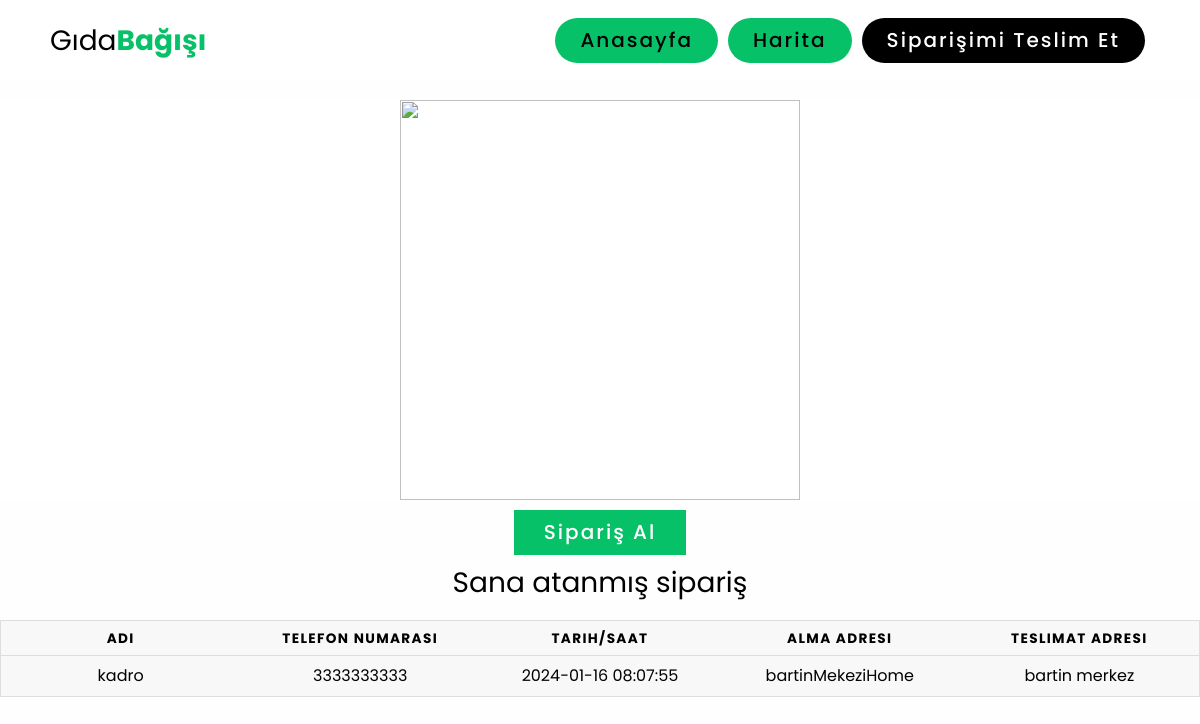
The page /delivery/deliverymyord.php (signed in) on the database its author committed.
### tables this page shows
CREATE TABLE `gida_bagislari` (
  `Fid` int(11) NOT NULL,
  `name` varchar(50) NOT NULL,
  `email` varchar(60) NOT NULL,
  `food` varchar(50) NOT NULL,
  `type` text NOT NULL,
  `category` text NOT NULL,
  `quantity` text NOT NULL,
  `date` datetime DEFAULT current_timestamp(),
  `address` text NOT NULL,
  `location` varchar(50) NOT NULL,
  `phoneno` varchar(25) NOT NULL,
  `assigned_to` int(11) DEFAULT NULL,
  `delivery_by` int(11) DEFAULT NULL
);

### delivery/deliverymyord.php (the view, shortened to what this page needs)
<?php
 include("connect.php");
$id=$_SESSION['Did'];
?>
<!DOCTYPE html>
<html lang="en">
<head>
    <link rel="stylesheet" href="delivery.css">
    <link rel="stylesheet" href="../home.css">
</head>
<body>
<header>
        <div class="logo">Gıda<b style="color: #06C167;">Bağışı</b></div>
        <nav class="nav-bar">
            <ul>
                <li><a href="delivery.php" >Anasayfa</a></li>
                <li><a href="openmap.php" >Harita</a></li>
                <li><a href="deliverymyord.php"  class="active">Siparişimi Teslim Et</a></li>
            </ul>
        </nav>
    </header>
    <br>
        <div class="itm" >
            <img src="../img/delivery.gif" alt="" width="400" height="400">
        </div>
        <div class="get">
            <?php
$sql = "SELECT fd.Fid AS Fid, fd.name,fd.phoneno,fd.date,fd.delivery_by, fd.address as From_address,
ad.name AS delivery_person_name, ad.address AS To_address
FROM gida_bagislari fd
LEFT JOIN admin ad ON fd.assigned_to = ad.Aid where delivery_by='$id';
";
$result=mysqli_query($connection, $sql);
$data = array();
while ($row = mysqli_fetch_assoc($result)) {
    $data[] = $row;
}
?>
<div class="log">
 <a href="delivery.php">Sipariş Al</a>
  <p>Sana atanmış sipariş</p>
<br>
</div>
<div class="table-container">
         <div class="table-wrapper">
        <table class="table">
        <thead>
        <tr>
            <th>Adi</th>
            <th>Telefon Numarası</th>
            <th>Tarih/saat</th>
             <th>Alma Adresi</th>
            <th>Teslimat Adresi</th>
        </tr>
        </thead>
       <tbody>
        <?php foreach ($data as $row) { ?>
        <?php    echo "<tr><td data-label=\"name\">".$row['name']."</td><td data-label=\"phoneno\">".$row['phoneno']."</td><td data-label=\"date\">".$row['date']."</td><td data-label=\"Pickup Address\">".$row['From_address']."</td><td data-label=\"Delivery Address\">".$row['To_address']."</td>";
?>
        </tr>
        <?php } ?>
    </tbody>
</table>
            </div>
   <br>
   <br>
</body>
</html>

### delivery/delivery.css (style rules this page uses)
table { border: 1px solid #ccc; border-collapse: collapse; margin: 0; padding: 0; width: 100%; table-layout: fixed; }
table tr { background-color: #f8f8f8; border: 1px solid #ddd; padding: .35em; }
table th, table td { padding: .625em; text-align: center; }
table th { font-size: .85em; letter-spacing: .1em; text-transform: uppercase; }
body { font-family: "Open Sans", sans-serif; line-height: 1.25; }
.log { margin: auto; display:grid; align-items: center; }
a { display: inline-block; font-size: 20px; background:#06C167; padding: 10px 30px; text-decoration: none; font-weight: 500; margin:10px auto 10px auto; color: #fff; letter-spacing: 2px; transition: 0.2s; }

### home.css (style rules this page uses)
:root { --navcolor:white; --navfont:black; --green:#06C167; --box-shadow:0 .5rem 1rem rgba(0,0,0.1) }
* { margin: 0; padding: 0; list-style: none; text-decoration: none; box-sizing: border-box; font-family: 'Poppins', sans-serif; }
body { background-color: #fefefe; }
header { width: 100%; height: 80px; background-color: var(--navcolor); display: flex; justify-content: space-between; align-items: center; padding: 0 100px; }
.logo { font-size: 28px; color:var(--navfont); }
.nav-bar ul { display: flex; }
.nav-bar ul li a { display: block; color: var(--navfont); font-size: 20px ; padding:10px 25px; border-radius: 50px; transition: 0.2s; margin: 0 5px; }
.nav-bar ul li a.active { color:var(--navcolor); background-color: var(--navfont); }
@media only screen and (max-width:1320px) { header { padding:0 50px; } }

### delivery/deliverymyord.php (style rules this page uses)
.itm { background-color: white; display: grid; }
.itm img { width: 400px; height: 400px; margin-left: auto; margin-right: auto; }
p { text-align: center; font-size: 28PX;color: black; }

### rows shown on the page
gida_bagislari: name "kadro", phoneno "3333333333", date "2024-01-16 08:07:55", address "bartinMekeziHome", admin.address "bartin merkez"
